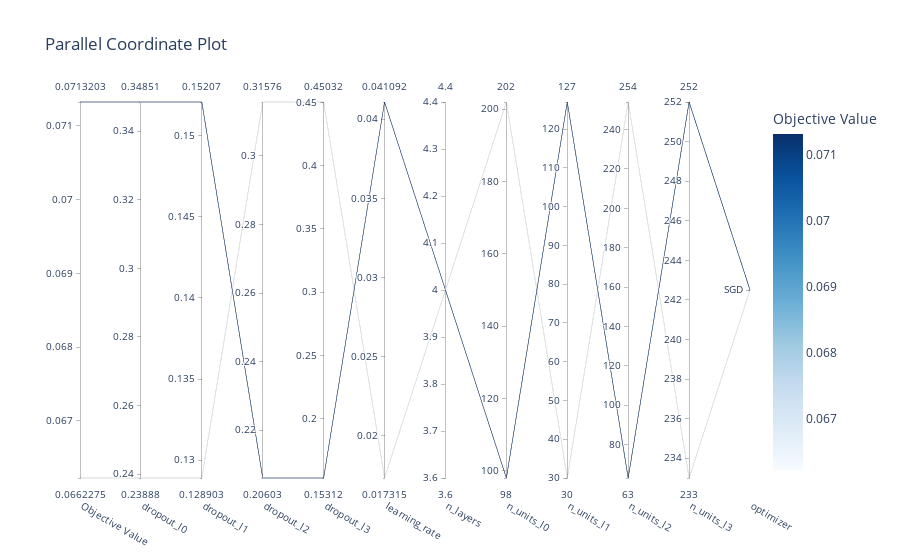

The cell this chart's notebook holds for it:
### Code cell
optuna.visualization.plot_parallel_coordinate(study)

### Figure 1 — Plotly figure (JSON) as saved in the notebook; plotly's stock layout.template omitted (floating-point values rounded to 4 significant figures)
{"data": [{"dimensions": [{"label": "Objective Value", "range": [0.06623, 0.07132], "values": [0.06623, 0.07132]}, {"label": "dropout_l0", "range": [0.2389, 0.3485], "values": [0.2389, 0.3485]}, {"label": "dropout_l1", "range": [0.1289, 0.1521], "values": [0.1289, 0.1521]}, {"label": "dropout_l2", "range": [0.206, 0.3158], "values": [0.3158, 0.206]}, {"label": "dropout_l3", "range": [0.1531, 0.4503], "values": [0.4503, 0.1531]}, {"label": "learning_rate", "range": [0.01732, 0.04109], "values": [0.01732, 0.04109]}, {"label": "n_layers", "range": [4, 4], "values": [4, 4]}, {"label": "n_units_l0", "range": [98, 202], "values": [202, 98]}, {"label": "n_units_l1", "range": [30, 127], "values": [30, 127]}, {"label": "n_units_l2", "range": [63, 254], "values": [254, 63]}, {"label": "n_units_l3", "range": [233, 252], "values": [233, 252]}, {"label": "optimizer", "range": [0, 0], "ticktext": ["SGD"], "tickvals": [0], "values": [0, 0]}], "labelangle": 30, "labelside": "bottom", "line": {"color": [0.06623, 0.07132], "colorbar": {"title": {"text": "Objective Value"}}, "colorscale": [[0, "rgb(247,251,255)"], [0.125, "rgb(222,235,247)"], [0.25, "rgb(198,219,239)"], [0.375, "rgb(158,202,225)"], [0.5, "rgb(107,174,214)"], [0.625, "rgb(66,146,198)"], [0.75, "rgb(33,113,181)"], [0.875, "rgb(8,81,156)"], [1, "rgb(8,48,107)"]], "reversescale": false, "showscale": true}, "type": "parcoords"}], "layout": {"title": {"text": "Parallel Coordinate Plot"}}}
